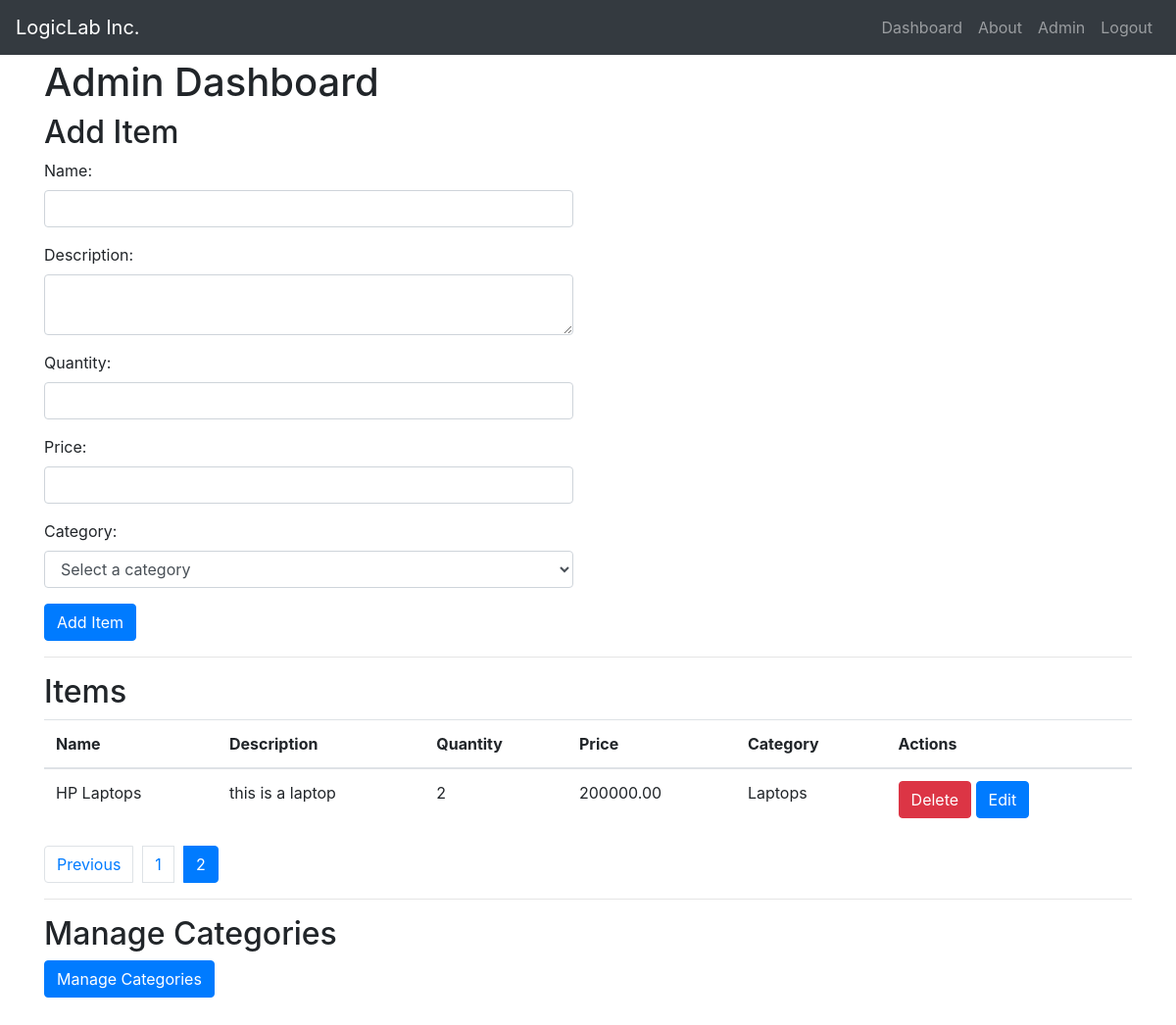
The page /admin.php?page=2 (signed in) on the database its author committed.
### tables this page shows
CREATE TABLE `items` (
  `item_id` int(11) NOT NULL,
  `category_id` int(11) DEFAULT NULL,
  `name` varchar(50) NOT NULL,
  `description` text NOT NULL,
  `quantity` int(11) NOT NULL,
  `price` decimal(10,2) NOT NULL
);

CREATE TABLE `categories` (
  `category_id` int(11) NOT NULL,
  `name` varchar(50) NOT NULL
);

### admin.php (the view, shortened to what this page needs)
<?php
include("header.php");
require_once 'db_connection.php';
$query = "SELECT COUNT(*) AS total_items FROM items";
$result = $conn->query($query);
$row = $result->fetch_assoc();
$total_items = $row['total_items'];
$items_per_page = 10;
$total_pages = ceil($total_items / $items_per_page);
$current_page = isset($_GET['page']) ? $_GET['page'] : 1;
$start_index = ($current_page - 1) * $items_per_page;
$query = "SELECT items.item_id, items.name, items.description, items.quantity, items.price, categories.name AS category_name
          FROM items
          INNER JOIN categories ON items.category_id = categories.category_id
          LIMIT ?, ?";
$stmt = $conn->prepare($query);
$stmt->bind_param('ii', $start_index, $items_per_page);
$stmt->execute();
$result = $stmt->get_result();
$items = $result->fetch_all(MYSQLI_ASSOC);
?>
<!DOCTYPE html>
<html>
<head>
    <link rel="stylesheet" href="css/bootstrap.min.css">
</head>
<body>
    <div class="container">
        <h1>Admin Dashboard</h1>
        <h2>Add Item</h2>
        <form method="POST">
            <div class="row">
                <div class="col-sm-6">
                    <div class="form-group">
                        <label for="item_name">Name:</label>
                        <input type="text" class="form-control" id="item_name" name="item_name" required>
                    </div>
                    <div class="form-group">
                        <label for="item_description">Description:</label>
                        <textarea class="form-control" id="item_description" name="item_description" required></textarea>
                    </div>
                    <div class="form-group">
                        <label for="item_quantity">Quantity:</label>
                        <input type="number" class="form-control" id="item_quantity" name="item_quantity" required>
                    </div>
                    <div class="form-group">
                        <label for="item_price">Price:</label>
                        <input type="number" class="form-control" id="item_price" name="item_price" required>
                    </div>
                    <div class="form-group">
                        <label for="item_category">Category:</label>
                        <select class="form-control" id="item_category" name="item_category" required>
                            <option value="" selected disabled>Select a category</option>
                        </select>
                    </div>
                    <button type="submit" class="btn btn-primary" name="add_item">Add Item</button>
                </div>
            </div>
        </form>
        <hr>
        <h2>Items</h2>
        <table class="table">
            <thead>
                <tr>
                    <th>Name</th>
                    <th>Description</th>
                    <th>Quantity</th>
                    <th>Price</th>
                    <th>Category</th>
                    <th>Actions</th>
                </tr>
            </thead>
            <tbody>
                <?php foreach ($items as $item): ?>
                    <tr>
                        <td><?php echo $item['name']; ?></td>
                        <td><?php echo $item['description']; ?></td>
                        <td><?php echo $item['quantity']; ?></td>
                        <td><?php echo $item['price']; ?></td>
                        <td><?php echo $item['category_name']; ?></td>
                        <td>
                            <button class="btn btn-danger delete-item" data-item-id="<?php echo $item['item_id']; ?>">Delete</button>
                            <a href="edit.php?item_id=<?php echo $item['item_id']; ?>" class="btn btn-primary">Edit</a>
                        </td>
                    </tr>
                <?php endforeach; ?>
            </tbody>
        </table>
        <nav aria-label="Page navigation">
            <ul class="pagination">
                <?php if ($current_page > 1): ?>
                    <li class="page-item"><a class="page-link" href="?page=<?php echo $current_page - 1; ?>">Previous</a></li>
                <?php endif; ?>
                <?php for ($i = 1; $i <= $total_pages; $i++): ?>
                    <li class="page-item <?php echo ($i == $current_page) ? 'active' : ''; ?>"><a class="page-link" href="?page=<?php echo $i; ?>"><?php echo $i; ?></a></li>
                <?php endfor; ?>
            </ul>
        </nav>
    <hr>
        <h2>Manage Categories</h2>
        <a href="categories.php" class="btn btn-primary">Manage Categories</a>
    </div>
</body>
</html>

### css/header.css (style rules this page uses)
body { margin: 0; padding-top: 60px; font-family: Arial, sans-serif; line-height: 1.6; padding-bottom: 60px; }
nav ul { list-style-type: none; margin: 0; padding: 0; }
nav ul li { display: inline; margin-right: 10px; }
nav ul li a { color: #fff; text-decoration: none; }
h1, h2, h3 { margin-bottom: 10px; }

### rows shown on the page
items: name "HP Laptops", description "this is a laptop", quantity "2", price "200000.00", category.name "Laptops"
